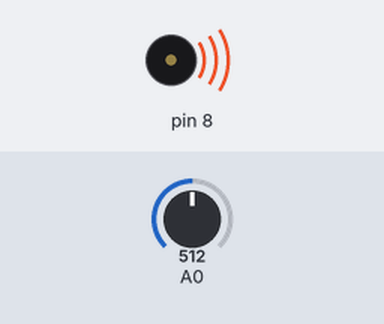
Recording of a sketch running on a simulated Arduino Uno, built with avr-gcc and run on an emulated ATmega328P. Parts: buzzer (waves = sounding). The test bench sets the inputs (shaded band); at power-on: A0 = 512.

Above: at 0.1 s.
Timing chart, 0 to 1.6 s (numbered marks = the images above):
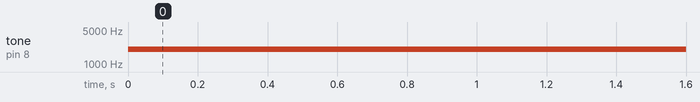

The sketch:

piezo-sensor.ino
```cpp
int pitch,sensorValue,sensorLow = 1023, sensorHigh = 0;
void setup() {
  while(millis()>5000)
  {
    sensorValue = analogRead(A0);
    if(sensorValue > sensorHigh)
    {
      sensorHigh = sensorValue;
    }
    if (sensorValue < sensorLow)
    {
      sensorLow = sensorValue;
    }
  }
}

void loop() {
  sensorValue = analogRead(A0);
  pitch = map(sensorValue, sensorLow, sensorHigh, 50, 4000);
  tone(8, pitch, 20);
  delay(10);
}
```

Measured:
- by itself, tone on pin 8: silent → 2023 Hz at 0.00 s
